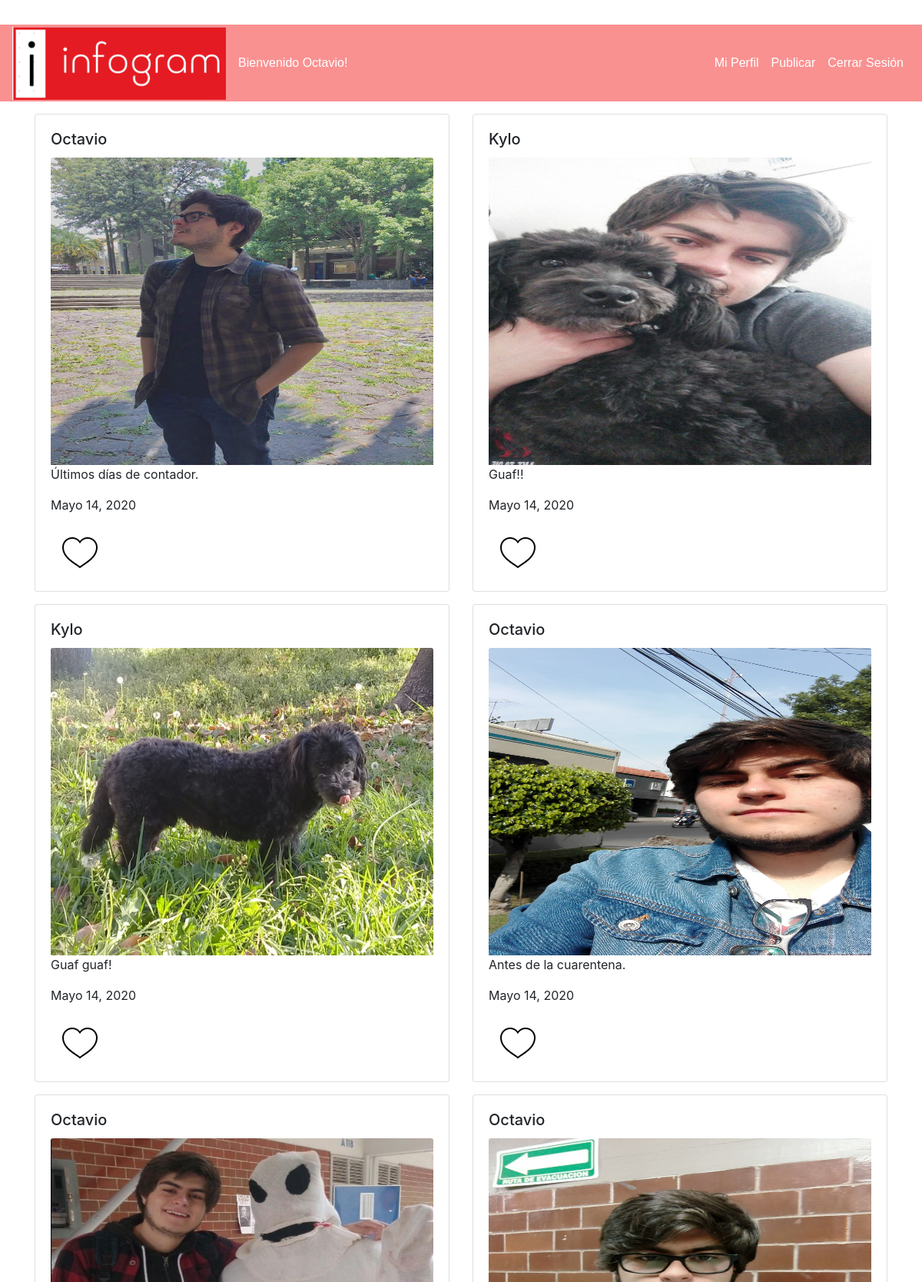
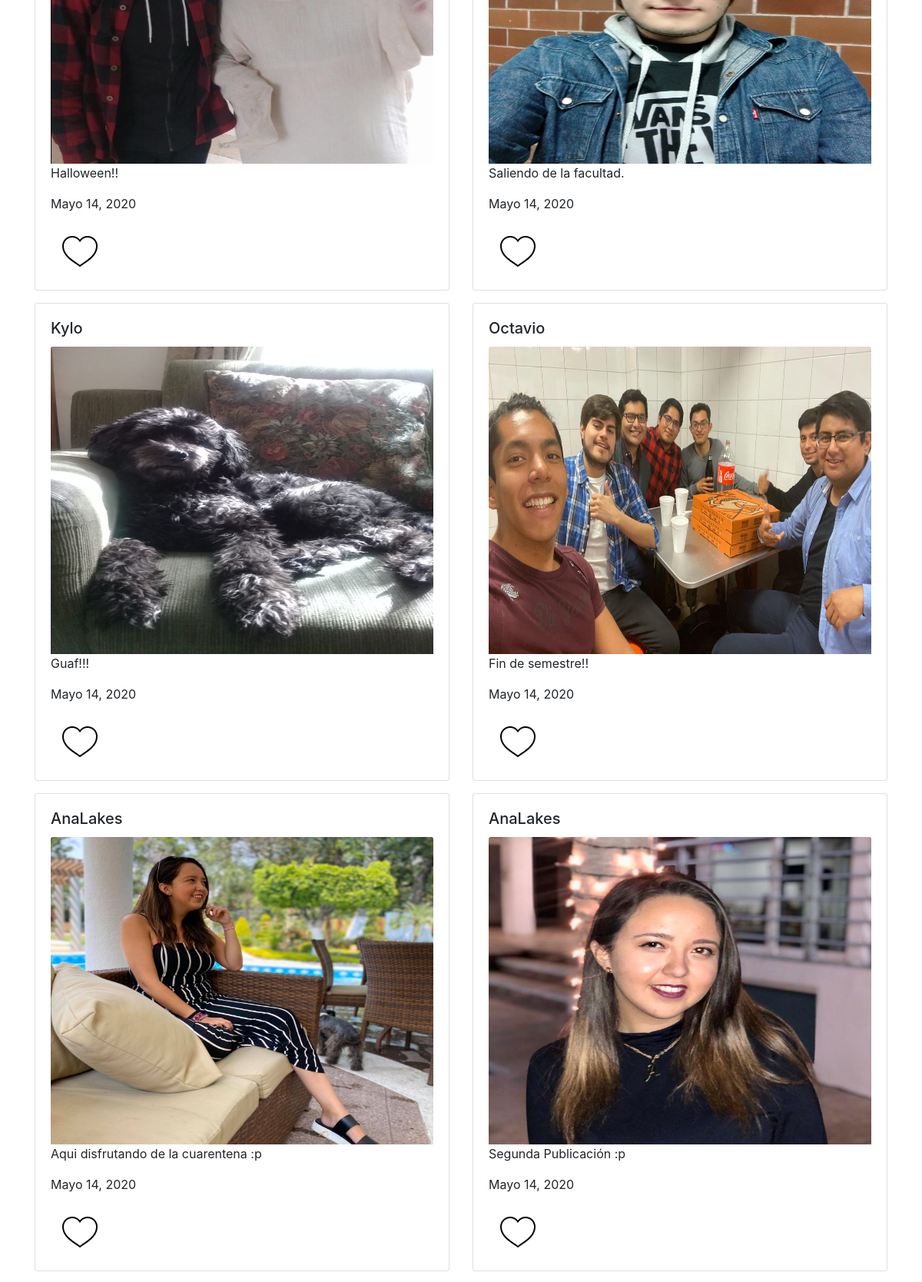
Page /inicio (signed in, upper part) on the committed database (2 pictures, top to bottom).
### dashboard/models.py (models this page shows)
class PublicacionBien(models.Model):
    descripcion = models.TextField()
    fecha_publicacion = models.DateField(auto_now_add=True)
    imagen = models.ImageField(upload_to='imgs/', max_length=350)
    user = models.ForeignKey(
        User,
        on_delete=models.CASCADE,
        related_name='pubs',
        blank=False,
        null=False,
    )

### dashboard/views.py (the view)
# urls.py: path('inicio', IndexView.as_view(), name='index'),
class IndexView(View):
    def get(self, request):
        template_name = 'index.html'
        contexto = dict(pubs=PublicacionBien.objects.all())
        return render(request, template_name, contexto)

### templates/index.html
{% extends 'base.html' %}
{% block content %}
        <div class="container mt-3">
          <div class="row">
            {% for foo in pubs %}
            <div class="col-6 ">
              <div class="card mb-3">
                <div class="card-body">
                  <h5 class="card-title">{{ foo.user }}</h5>
                  <img src="{{ foo.imagen.url }}" class="card-img-top" width="10px" height="400px" alt="...">
                  <p class="card-text">{{ foo.descripcion }}</p>
                  <p class="card-text">{{ foo.fecha_publicacion }}</p>
                  <a class="btn" onclick="document.getElementById('{{ foo.id }}').src='static/images/icons8-heart-50 (1).png'">
                      <img id="{{ foo.id }}" src="static/images/icons8-heart-50.png">
                  </a>
                </div>
              </div>
            </div>
          {% endfor %}
          </div>
        </div>
{% endblock %}

### templates/base.html (shortened to what this page needs)
<!DOCTYPE html>
<html>
<head>
      <link rel="stylesheet" href="static/css/styles.css">
      <link rel="stylesheet" href="static/css/bootstrap.min.css">
  </head>
<body>
<nav class="navbar navbar-expand-lg ">
  <a {% if request.user.is_authenticated %} href="{% url 'index' %}" {% endif %} class="brand-logo"><img src="static/images/infogram.png" alt=""> </a>
    {% if request.user.is_authenticated %}
        <a class="nav-link text-white">Bienvenido {{ request.user }}!</a>
    {% endif %}
  <div class="collapse navbar-collapse" id="navbarSupportedContent">
    <ul class="navbar-nav my-2 my-lg-0">
        {% if request.user.is_authenticated %}
    <li class="nav-item active">
        <a class="nav-link text-white" href="{% url 'perfil' %}">Mi Perfil</a>
    </li>
    <li class="nav-item active">
        <a class="nav-link text-white " href="{% url 'pub-crear' %}">Publicar</a>
    </li>
     <li class="nav-item active">
        <a class="nav-link text-white " href="{% url 'logout' %}">Cerrar Sesión</a>
      </li>
        {% endif %}
    </ul>
  </div>
</nav>
{% block content %} {% endblock %}
</body>
</html>

### templates/static/css/styles.css (style rules this page uses)
nav { margin-top: 2rem; background-color: #fa9191; font-family: Helvetica; text-align: center; height: 100px; }

### rows in the picture
PublicacionBien: user "Octavio", imagen (picture), descripcion "Últimos días de contador.", fecha_publicacion "Mayo 14, 2020"
PublicacionBien: user "Kylo", imagen (picture), descripcion "Guaf!!", fecha_publicacion "Mayo 14, 2020"
PublicacionBien: user "Kylo", imagen (picture), descripcion "Guaf guaf!", fecha_publicacion "Mayo 14, 2020"
PublicacionBien: user "Octavio", imagen (picture), descripcion "Antes de la cuarentena.", fecha_publicacion "Mayo 14, 2020"
PublicacionBien: user "Octavio", imagen (picture), descripcion "Halloween!!", fecha_publicacion "Mayo 14, 2020"
PublicacionBien: user "Octavio", imagen (picture), descripcion "Saliendo de la facultad.", fecha_publicacion "Mayo 14, 2020"
PublicacionBien: user "Kylo", imagen (picture), descripcion "Guaf!!!", fecha_publicacion "Mayo 14, 2020"
PublicacionBien: user "Octavio", imagen (picture), descripcion "Fin de semestre!!", fecha_publicacion "Mayo 14, 2020"
PublicacionBien: user "AnaLakes", imagen (picture), descripcion "Aqui disfrutando de la cuarentena :p", fecha_publicacion "Mayo 14, 2020"
PublicacionBien: user "AnaLakes", imagen (picture), descripcion "Segunda Publicación :p", fecha_publicacion "Mayo 14, 2020"

### other values in the picture
{{ request.user }} "Octavio"
